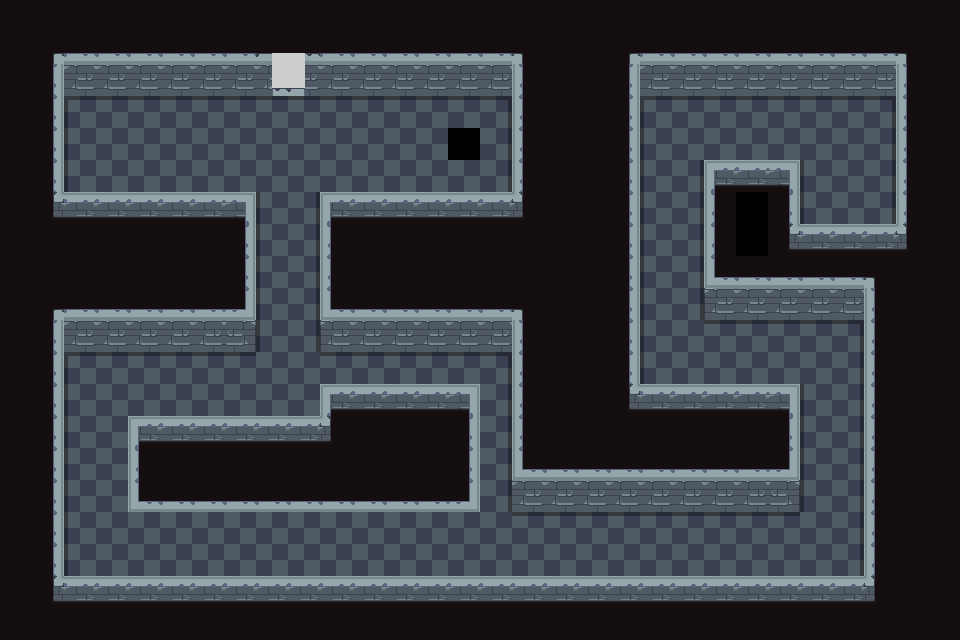

The image is a tile-based game level rendered from a .tmx file. Its description and complete source (layers, tilesets, objects, tile grids) follow:
An orthogonal 30x20 tile map with 32x32 px tiles, 2 tile layers (ground, walls) and 17 objects.

<map version="1.10" tiledversion="1.10.2" orientation="orthogonal" renderorder="right-down" width="30" height="20" tilewidth="32" tileheight="32" infinite="0" nextlayerid="3" nextobjectid="1">
 <tileset firstgid="1" name="LvL1_tileset" tilewidth="32" tileheight="32" tilecount="48" columns="4">
  <image source="LvL1_tileset.png" width="128" height="384" />
  <tile id="1">
   <objectgroup draworder="index" id="2">
    <object id="1" x="0" y="0" width="32" height="32" />
   </objectgroup>
  </tile>
  <tile id="4">
   <objectgroup draworder="index" id="2">
    <object id="1" x="0" y="-2.625" width="32" height="34.625" />
   </objectgroup>
  </tile>
  <tile id="5">
   <objectgroup draworder="index" id="2">
    <object id="1" x="0" y="-2.5625" width="32" height="34.5625" />
   </objectgroup>
  </tile>
  <tile id="6">
   <objectgroup draworder="index" id="2">
    <object id="1" x="0" y="-2.9375" width="32" height="34.9375" />
   </objectgroup>
  </tile>
  <tile id="8">
   <objectgroup draworder="index" id="2">
    <object id="1" x="0" y="0" width="32" height="32" />
   </objectgroup>
  </tile>
  <tile id="9">
   <objectgroup draworder="index" id="2">
    <object id="1" x="0" y="0" width="32" height="32" />
   </objectgroup>
  </tile>
  <tile id="10">
   <objectgroup draworder="index" id="2">
    <object id="1" x="0" y="0" width="32" height="32" />
   </objectgroup>
  </tile>
  <tile id="12">
   <objectgroup draworder="index" id="2">
    <object id="1" x="0" y="0" width="32" height="15.5383" />
   </objectgroup>
  </tile>
  <tile id="13">
   <objectgroup draworder="index" id="2">
    <object id="1" x="-0.0625" y="0" width="32" height="16.0345" />
   </objectgroup>
  </tile>
  <tile id="14">
   <objectgroup draworder="index" id="2">
    <object id="1" x="0" y="0" width="32" height="14.7557" />
   </objectgroup>
  </tile>
  <tile id="16">
   <objectgroup draworder="index" id="2">
    <object id="1" x="0" y="0" width="32" height="15.9091" />
   </objectgroup>
  </tile>
  <tile id="17">
   <objectgroup draworder="index" id="2">
    <object id="1" x="0" y="0" width="32" height="16.0909" />
   </objectgroup>
  </tile>
  <tile id="18">
   <objectgroup draworder="index" id="2">
    <object id="1" x="0" y="0" width="32" height="15.9091" />
   </objectgroup>
  </tile>
  <tile id="32">
   <objectgroup draworder="index" id="2">
    <object id="1" x="0" y="0" width="32" height="32" />
   </objectgroup>
  </tile>
  <tile id="33">
   <objectgroup draworder="index" id="2">
    <object id="1" x="0" y="0" width="32" height="32" />
   </objectgroup>
  </tile>
  <tile id="36">
   <objectgroup draworder="index" id="2">
    <object id="1" x="0" y="0" width="32" height="32" />
   </objectgroup>
  </tile>
  <tile id="37">
   <objectgroup draworder="index" id="2">
    <object id="1" x="0" y="0" width="32" height="32" />
   </objectgroup>
  </tile>
 </tileset>
 <layer id="2" name="ground" width="30" height="20">
  <data encoding="csv">
0,0,0,0,0,0,0,0,0,0,0,0,0,0,0,0,0,0,0,0,0,0,0,0,0,0,0,0,0,0,
0,0,0,0,0,0,0,0,41,42,0,0,0,0,0,0,0,0,0,0,0,0,0,0,0,0,0,0,0,0,
0,0,0,0,0,0,0,0,45,46,0,0,0,0,0,0,0,0,0,0,0,0,0,0,0,0,0,0,0,0,
0,0,21,22,22,22,22,22,22,22,22,22,22,22,22,23,0,0,0,0,21,22,22,22,22,22,22,23,0,0,
0,0,25,26,26,26,26,26,26,26,26,26,26,26,0,27,0,0,0,0,25,26,26,26,26,26,26,27,0,0,
0,0,25,26,26,26,26,26,26,26,26,26,26,26,26,27,0,0,0,0,25,27,0,0,0,25,26,27,0,0,
0,0,0,0,0,0,0,0,25,27,0,0,0,0,0,0,0,0,0,0,25,27,0,0,0,25,26,27,0,0,
0,0,0,0,0,0,0,0,25,27,0,0,0,0,0,0,0,0,0,0,25,27,0,0,0,0,0,0,0,0,
0,0,0,0,0,0,0,0,25,27,0,0,0,0,0,0,0,0,0,0,25,27,0,0,0,0,0,0,0,0,
0,0,0,0,0,0,0,0,25,27,0,0,0,0,0,0,0,0,0,0,25,27,0,0,0,0,0,0,0,0,
0,0,0,0,0,0,0,0,25,27,0,0,0,0,0,0,0,0,0,0,25,26,22,22,22,22,23,0,0,0,
0,0,21,22,22,22,22,22,26,26,22,22,22,22,22,23,0,0,0,0,25,26,26,26,26,26,27,0,0,0,
0,0,25,26,26,26,26,26,26,26,0,0,0,0,0,27,0,0,0,0,0,0,0,0,0,25,27,0,0,0,
0,0,25,26,0,0,0,0,0,0,0,0,0,0,0,27,0,0,0,0,0,0,0,0,0,25,27,0,0,0,
0,0,25,26,0,0,0,0,0,0,0,0,0,0,0,27,0,0,0,0,0,0,0,0,0,25,27,0,0,0,
0,0,25,26,0,0,0,0,0,0,0,0,0,0,0,27,0,0,0,0,0,0,0,0,0,25,27,0,0,0,
0,0,25,26,26,26,26,26,26,26,26,26,26,26,26,26,22,22,22,22,22,22,22,22,22,26,27,0,0,0,
0,0,25,26,26,26,26,26,26,26,26,26,26,26,26,26,26,26,26,26,26,26,26,26,26,26,27,0,0,0,
0,0,0,0,0,0,0,0,0,0,0,0,0,0,0,0,0,0,0,0,0,0,0,0,0,0,0,0,0,0,
0,0,0,0,0,0,0,0,0,0,0,0,0,0,0,0,0,0,0,0,0,0,0,0,0,0,0,0,0,0
</data>
 </layer>
 <layer id="1" name="walls" width="30" height="20">
  <properties>
   <property name="solid" type="bool" value="true" />
  </properties>
  <data encoding="csv">
10,10,10,10,10,10,10,10,10,10,10,10,10,10,10,10,10,10,10,10,10,10,10,10,10,10,10,10,10,10,
10,33,14,14,14,14,14,14,0,0,14,14,14,14,14,14,34,10,10,33,14,14,14,14,14,14,14,14,34,10,
10,11,18,18,18,18,18,18,0,0,18,18,18,18,18,18,9,10,10,11,18,18,18,18,18,18,18,18,9,10,
10,11,0,0,0,0,0,0,0,0,0,0,0,0,0,0,9,10,10,11,0,0,0,0,0,0,0,0,9,10,
10,11,0,0,0,0,0,0,0,0,0,0,0,0,0,0,9,10,10,11,0,0,0,0,0,0,0,0,9,10,
10,11,0,0,0,0,0,0,0,0,0,0,0,0,0,0,9,10,10,11,0,0,5,6,7,0,0,0,9,10,
10,37,6,6,6,6,6,7,0,0,5,6,6,6,6,6,38,10,10,11,0,0,9,0,11,0,0,0,9,10,
10,10,10,10,10,10,10,11,0,0,9,10,10,10,10,10,10,10,10,11,0,0,9,0,37,6,6,6,38,10,
10,10,10,10,10,10,10,11,0,0,9,10,10,10,10,10,10,10,10,11,0,0,13,14,14,14,14,34,10,10,
10,33,14,14,14,14,14,15,0,0,13,14,14,14,14,14,34,10,10,11,0,0,17,18,18,18,18,9,10,10,
10,11,18,18,18,18,18,19,0,0,17,18,18,18,18,18,9,10,10,11,0,0,0,0,0,0,0,9,10,10,
10,11,0,0,0,0,0,0,0,0,0,0,0,0,0,0,9,10,10,11,0,0,0,0,0,0,0,9,10,10,
10,11,0,0,0,0,0,0,0,0,5,6,6,6,7,0,9,10,10,37,6,6,6,6,7,0,0,9,10,10,
10,11,0,0,5,6,6,6,6,6,38,10,10,10,11,0,9,10,10,10,10,10,10,10,11,0,0,9,10,10,
10,11,0,0,9,10,10,10,10,10,10,10,10,10,11,0,13,14,14,14,14,14,14,14,15,0,0,9,10,10,
10,11,0,0,13,14,14,14,14,14,14,14,14,14,15,0,18,18,18,18,18,18,18,18,19,0,0,9,10,10,
10,11,0,0,0,0,0,0,0,0,0,0,0,0,0,0,0,0,0,0,0,0,0,0,0,0,0,9,10,10,
10,11,0,0,0,0,0,0,0,0,0,0,0,0,0,0,0,0,0,0,0,0,0,0,0,0,0,9,10,10,
10,37,6,6,6,6,6,6,6,6,6,6,6,6,6,6,6,6,6,6,6,6,6,6,6,6,6,38,10,10,
10,10,10,10,10,10,10,10,10,10,10,10,10,10,10,10,10,10,10,10,10,10,10,10,10,10,10,10,10,10
</data>
 </layer>
</map>